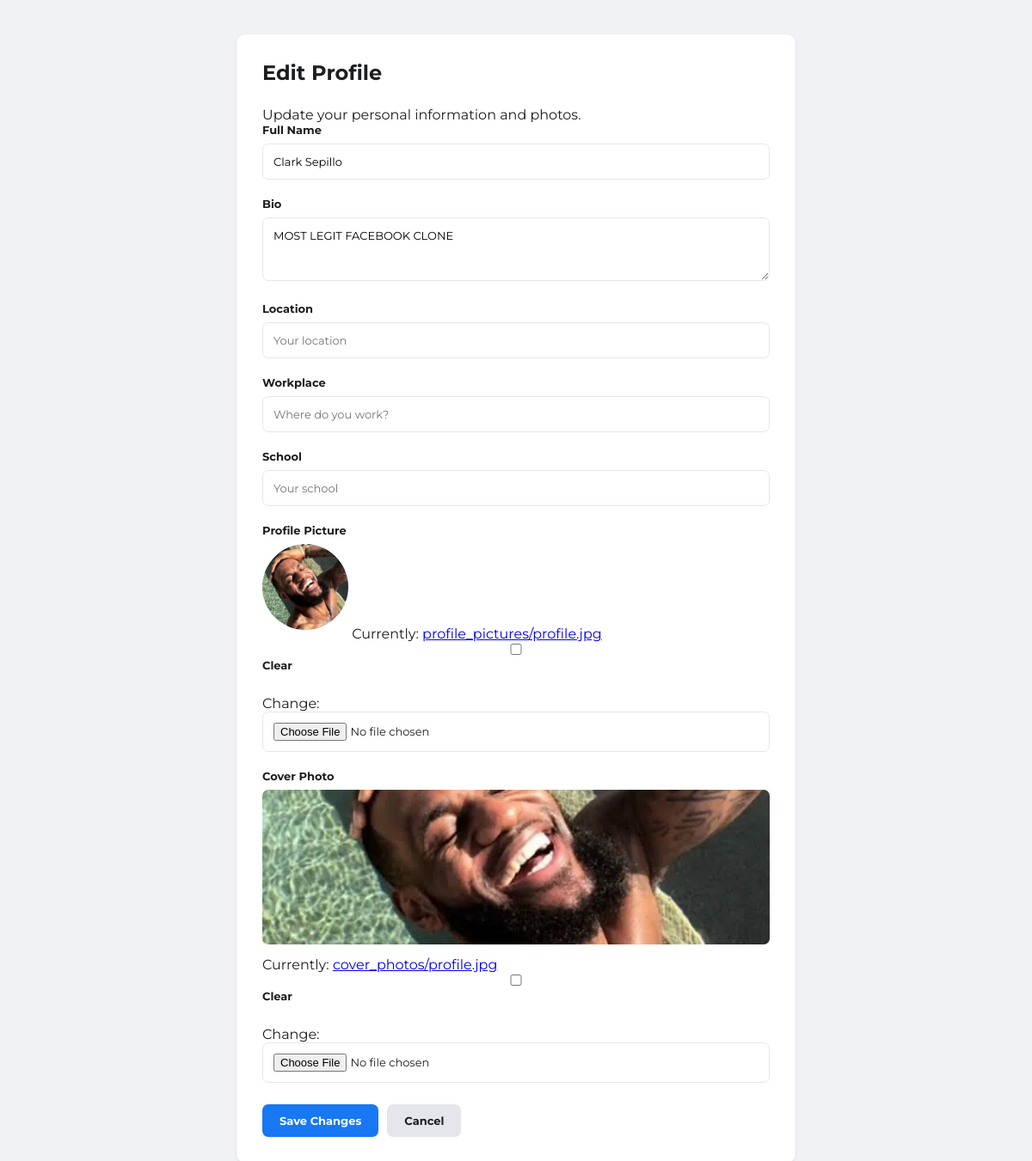
The page /edit/ on the database its author committed.
### profiles/models.py (models this page shows, shortened)
class Profile(models.Model):
    name = models.CharField(max_length=100, default="Your Name")
    bio = models.TextField(blank=True)
    location = models.CharField(max_length=150, blank=True)
    workplace = models.CharField(max_length=150, blank=True)
    school = models.CharField(max_length=150, blank=True)
    profile_picture = models.ImageField(upload_to='profile_pictures/', blank=True, null=True)
    cover_photo = models.ImageField(upload_to='cover_photos/', blank=True, null=True)
    created_at = models.DateTimeField(auto_now_add=True)
    updated_at = models.DateTimeField(auto_now=True)

### profiles/views.py (the view)
# urls.py: path('edit/', views.edit_profile, name='edit_profile'),
def edit_profile(request):
    profile, created = Profile.objects.get_or_create(
        pk=1,
        defaults={'name': 'Your Name'}
    )
    if request.method == 'POST':
        form = ProfileForm(request.POST, request.FILES, instance=profile)
        if form.is_valid():
            form.save()
            return redirect('profile')
    else:
        form = ProfileForm(instance=profile)
    return render(request, 'profile/edit_profile.html', {
        'form': form,
        'profile': profile
    })

### profiles/forms.py
class ProfileForm(forms.ModelForm):
    class Meta:
        model = Profile
        fields = [
            'name',
            'bio',
            'location',
            'workplace',
            'school',
            'profile_picture',
            'cover_photo',
        ]
        widgets = {
            'name': forms.TextInput(attrs={
                'placeholder': 'Enter your full name'
            }),
            'bio': forms.Textarea(attrs={
                'placeholder': 'Write something about yourself',
                'rows': 3
            }),
            'location': forms.TextInput(attrs={
                'placeholder': 'Your location'
            }),
            'workplace': forms.TextInput(attrs={
                'placeholder': 'Where do you work?'
            }),
            'school': forms.TextInput(attrs={
                'placeholder': 'Your school'
            }),
        }

### templates/profile/edit_profile.html (shortened to what this page needs)
{% load static %}
<!DOCTYPE html>
<html lang="en">
<head>
    <link rel="stylesheet" href="{% static 'css/style.css' %}">
</head>
<body>
    <div class="edit-container">
        <h1>Edit Profile</h1>
        <p>Update your personal information and photos.</p>
        <form method="POST" enctype="multipart/form-data">
            <div class="edit-field">
                <label>Full Name</label>
                {{ form.name }}
            </div>
            <div class="edit-field">
                <label>Bio</label>
                {{ form.bio }}
            </div>
            <div class="edit-field">
                <label>Location</label>
                {{ form.location }}
            </div>
            <div class="edit-field">
                <label>Workplace</label>
                {{ form.workplace }}
            </div>
            <div class="edit-field">
                <label>School</label>
                {{ form.school }}
            </div>
            <div class="edit-field">
                <label>Profile Picture</label>
                {% if profile.profile_picture %}
                    <img
                        src="{{ profile.profile_picture.url }}"
                        class="preview-profile"
                        alt="Current profile picture"
                    >
                {% endif %}
                {{ form.profile_picture }}
            </div>
            <div class="edit-field">
                <label>Cover Photo</label>
                {% if profile.cover_photo %}
                    <img
                        src="{{ profile.cover_photo.url }}"
                        class="preview-cover"
                        alt="Current cover photo"
                    >
                {% endif %}
                {{ form.cover_photo }}
            </div>
            <div class="edit-buttons">
                <button type="submit" class="save-button">
                    Save Changes
                </button>
                <a href="{% url 'profile' %}" class="cancel-button">
                    Cancel
                </a>
            </div>
        </form>
    </div>
</body>
</html>

### static/css/style.css (style rules this page uses)
:root { --blue: #1877F2; --blue-hover: #166FE5; --background: #F0F2F5; --white: #FFFFFF; --text: #1C1E21; --gray: #65676B; --border: #E4E6EB; }
* { margin: 0; padding: 0; box-sizing: border-box; }
body { font-family: 'Montserrat', sans-serif; background: var(--background); color: var(--text); }
.edit-container { max-width: 650px; margin: 40px auto; padding: 30px; background: var(--white); border-radius: 10px; box-shadow: 0 1px 3px rgba(0, 0, 0, 0.1); }
.edit-container h1 { font-size: 24px; margin-bottom: 25px; }
.edit-field { margin-bottom: 20px; }
.edit-field label { display: block; font-size: 13px; font-weight: 700; margin-bottom: 8px; }
.edit-field input, .edit-field textarea { width: 100%; padding: 12px; border: 1px solid var(--border); border-radius: 7px; font-family: inherit; font-size: 13px; }
.edit-field textarea { resize: vertical; }
.preview-profile { width: 100px; height: 100px; border-radius: 50%; object-fit: cover; margin-bottom: 10px; }
.preview-cover { width: 100%; max-height: 180px; object-fit: cover; border-radius: 7px; margin-bottom: 10px; }
.edit-buttons { display: flex; gap: 10px; margin-top: 25px; }
.save-button, .cancel-button { display: inline-block; padding: 11px 20px; border: none; border-radius: 7px; text-decoration: none; font-family: inherit; font-size: 13px; font-weight: 700; cursor: pointer; }
.save-button { background: var(--blue); color: var(--white); }
.cancel-button { background: var(--border); color: var(--text); }

### rows shown on the page
Profile: name "Clark Sepillo", bio "MOST LEGIT FACEBOOK CLONE", profile_picture (placeholder picture), cover_photo (placeholder picture)
